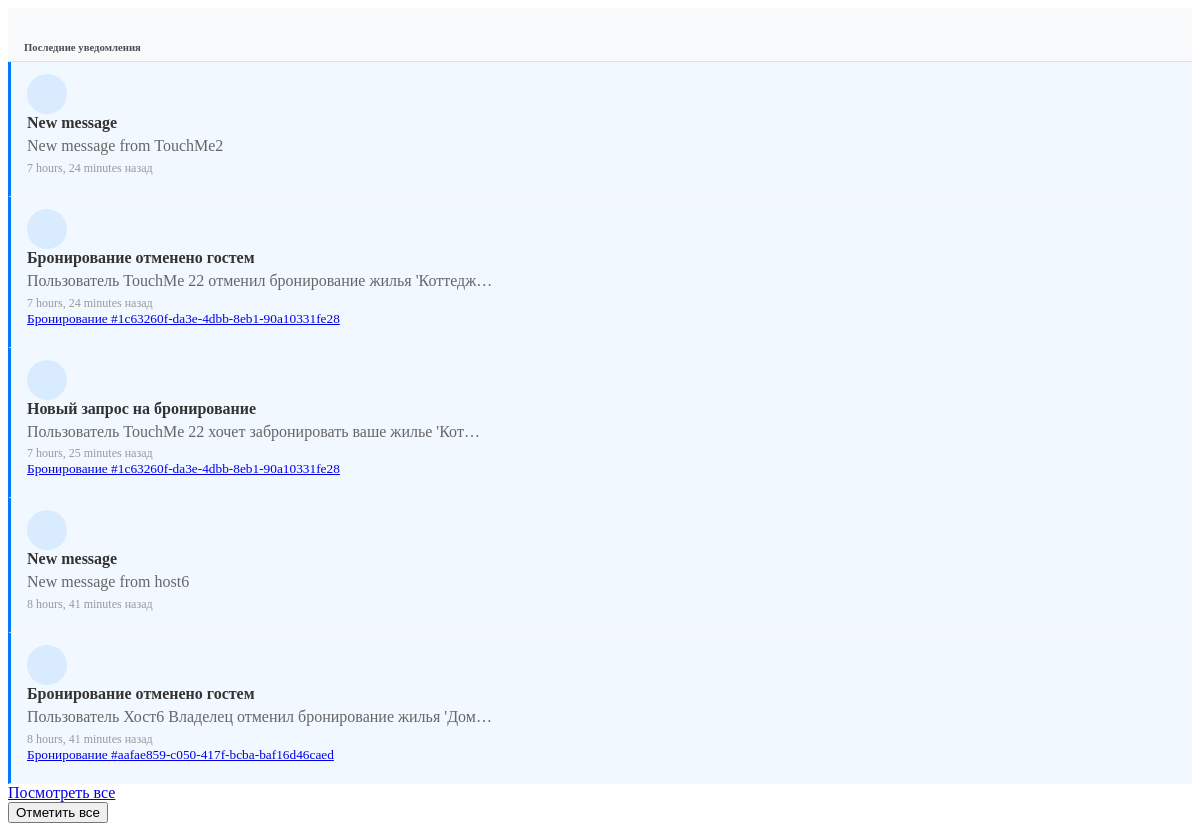
Page /notifications/api/recent/ (signed in) on the earlier database version.
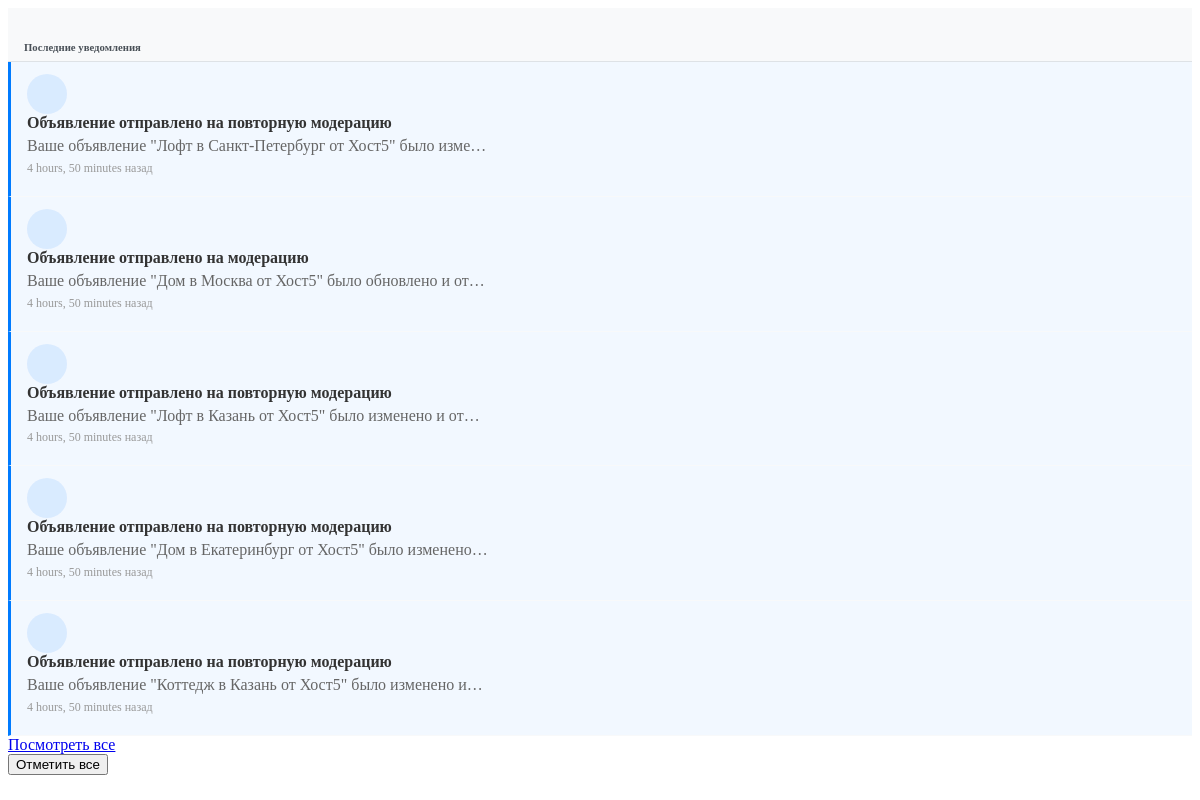
Same page on the later database version.
### notifications/models.py (models this page shows, shortened)
class Notification(models.Model):
    NOTIFICATION_TYPES = [
        ('booking_request', _('Booking Request')),
        ('booking_confirmed', _('Booking Confirmed')),
        ('booking_canceled', _('Booking Canceled')),
        ('message_received', _('Message Received')),
        ('review_received', _('Review Received')),
        ('listing_approved', _('Listing Approved')),
        ('payment_received', _('Payment Received')),
        ('system', _('System Notification')),
    ]
    user = models.ForeignKey(
        settings.AUTH_USER_MODEL,
        on_delete=models.CASCADE,
        related_name='notifications',
        verbose_name=_("User")
    )
    notification_type = models.CharField(
        _("Notification Type"),
        max_length=30,
        choices=NOTIFICATION_TYPES
    )
    title = models.CharField(_("Title"), max_length=255)
    message = models.TextField(_("Message"))
    is_read = models.BooleanField(_("Is Read"), default=False)
    booking = models.ForeignKey(
        'listings.Booking',
        on_delete=models.CASCADE,
        related_name='notifications',
        null=True,
        blank=True,
        verbose_name=_("Related Booking")
    )
    listing = models.ForeignKey(
        'listings.Listing',
        on_delete=models.CASCADE,
        related_name='notifications',
        null=True,
        blank=True,
        verbose_name=_("Related Listing")
    )
    conversation = models.ForeignKey(
        'chat.Conversation',
        on_delete=models.CASCADE,
        related_name='notifications',
        null=True,
        blank=True,
        verbose_name=_("Related Conversation")
    )
    review = models.ForeignKey(
        'listings.Review',
        on_delete=models.CASCADE,
        related_name='notifications',
        null=True,
        blank=True,
        verbose_name=_("Related Review")
    )
    created_at = models.DateTimeField(_("Created At"), auto_now_add=True)
    class Meta:
        verbose_name = _("Notification")
        verbose_name_plural = _("Notifications")
        ordering = ['-created_at']

### listings/models.py (models this page shows, shortened)
class Booking(models.Model):
    STATUS_CHOICES = [
        ('pending', _('Pending')),
        ('confirmed', _('Confirmed')),
        ('canceled', _('Canceled')),
        ('completed', _('Completed')),
    ]
    start_date = models.DateField(_("Check-in date"))
    end_date = models.DateField(_("Check-out date"))
    guests = models.PositiveSmallIntegerField(_("Number of guests"))
    status = models.CharField(_("Status"), max_length=20, choices=STATUS_CHOICES, default='pending')
    base_price = models.DecimalField(_("Base price"), max_digits=10, decimal_places=2)
    cleaning_fee = models.DecimalField(_("Cleaning fee"), max_digits=10, decimal_places=2)
    service_fee = models.DecimalField(_("Service fee"), max_digits=10, decimal_places=2)
    total_price = models.DecimalField(_("Total price"), max_digits=10, decimal_places=2)
    special_requests = models.TextField(_("Special requests"), blank=True)
    listing = models.ForeignKey(
        Listing,
        on_delete=models.CASCADE,
        related_name='bookings'
    )
    guest = models.ForeignKey(
        settings.AUTH_USER_MODEL,
        on_delete=models.CASCADE,
        related_name='bookings'
    )
    booking_reference = models.UUIDField(_("Booking reference"), default=uuid.uuid4, editable=False, unique=True)
    created_at = models.DateTimeField(_("Created at"), auto_now_add=True)
    updated_at = models.DateTimeField(_("Updated at"), auto_now=True)
    class Meta:
        verbose_name = _("Booking")
        verbose_name_plural = _("Bookings")
        ordering = ['-created_at']

### notifications/views.py (the view)
# urls.py: path('api/recent/', views.recent_notifications, name='recent_notifications'),
@login_required
def recent_notifications(request):
    notifications = request.user.notifications.filter(is_read=False).order_by('-created_at')[:5]
    return render(request, 'notifications/partials/recent_notifications.html', {
        'notifications': notifications
    })

### notifications/templatetags/notify_tags.py (called while the page is built)
@register.filter
def notification_target_url(notification):
    if notification.booking:
        return f"/listings/bookings/{notification.booking.booking_reference}/"
    elif notification.conversation:
        return f"/chat/{notification.conversation.id}/"
    elif notification.listing:
        return f"/listings/{notification.listing.id}/"
    elif notification.review:
        return f"/listings/{notification.review.listing.id}/"
    return "/notifications/"

### notifications/templates/notifications/partials/recent_notifications.html (shortened to what this page needs)
<div class="dropdown-menu-header">
    <h6 class="dropdown-header">Последние уведомления</h6>
</div>
{% if notifications %}
    {% for notification in notifications %}
    <div class="dropdown-item notification-item {% if not notification.is_read %}unread{% endif %}"
         data-notification-id="{{ notification.id }}"
         data-target-url="{% load notify_tags %}{{ notification|notification_target_url }}"
         style="cursor: pointer;">
        <div class="d-flex">
            <div class="notification-icon me-2">
            </div>
            <div class="flex-grow-1">
                <div class="notification-title small fw-bold">{{ notification.title }}</div>
                <div class="notification-message small text-muted">{{ notification.message|truncatechars:60 }}</div>
                <div class="notification-time small text-muted">{{ notification.created_at|timesince }} назад</div>
                 {% if notification.booking %}
                                <a href="{% url 'listings:booking_detail' notification.booking.booking_reference %}" class="text-decoration-none">
                                    <small class="text-muted">Бронирование #{{ notification.booking.booking_reference|slice:":8" }}</small>
                                </a>
                            {% elif notification.listing %}
                                <a href="{% url 'listings:listing_detail' notification.listing.id %}" class="text-decoration-none">
                                    <small class="text-muted">{{ notification.listing.title }}</small>
                                </a>
                            {% endif %}
            </div>
            {% if not notification.is_read %}
                <div class="notification-dot">
                    <span class="badge bg-primary rounded-pill">&nbsp;</span>
                </div>
            {% endif %}
        </div>
    </div>
    {% endfor %}
    <div class="dropdown-item text-center">
        <a href="{% url 'notifications:notification_list' %}" class="btn btn-sm btn-outline-primary">Посмотреть все</a>
    </div>
    <div class="dropdown-item text-center">
        <button class="btn btn-sm btn-outline-secondary" onclick="markAllNotificationsRead()">Отметить все</button>
    </div>
{% else %}
    <div class="empty-notifications">
        <i class="fas fa-bell-slash fa-2x"></i>
        <p class="mb-0">Нет уведомлений</p>
    </div>
{% endif %}

Differences in the rows shown:
no longer on this page (row unchanged): Notification: title "New message", message "New message from TouchMe2", created_at "7 hours, 24 minutes"
no longer on this page (row unchanged): Notification: title "Бронирование отменено гостем", message "Пользователь TouchMe 22 отменил бронирование жилья 'Коттедж…", created_at "7 hours, 24 minutes", booking.booking_reference "1c63260f-da3e-4dbb-8eb1-90a10331fe28"
no longer on this page (row unchanged): Notification: title "Новый запрос на бронирование", message "Пользователь TouchMe 22 хочет забронировать ваше жилье 'Кот…", created_at "7 hours, 25 minutes", booking.booking_reference "1c63260f-da3e-4dbb-8eb1-90a10331fe28"
no longer on this page (row unchanged): Notification: title "New message", message "New message from host6", created_at "8 hours, 41 minutes"
no longer on this page (row unchanged): Notification: title "Бронирование отменено гостем", message "Пользователь Хост6 Владелец отменил бронирование жилья 'Дом…", created_at "8 hours, 41 minutes", booking.booking_reference "aafae859-c050-417f-bcba-baf16d46caed"
added Notification: title "Объявление отправлено на повторную модерацию", message "Ваше объявление \"Лофт в Санкт-Петербург от Хост5\" было изме…", created_at "4 hours, 50 minutes"
added Notification: title "Объявление отправлено на модерацию", message "Ваше объявление \"Дом в Москва от Хост5\" было обновлено и от…", created_at "4 hours, 50 minutes"
added Notification: title "Объявление отправлено на повторную модерацию", message "Ваше объявление \"Лофт в Казань от Хост5\" было изменено и от…", created_at "4 hours, 50 minutes"
added Notification: title "Объявление отправлено на повторную модерацию", message "Ваше объявление \"Дом в Екатеринбург от Хост5\" было изменено…", created_at "4 hours, 50 minutes"
added Notification: title "Объявление отправлено на повторную модерацию", message "Ваше объявление \"Коттедж в Казань от Хост5\" было изменено и…", created_at "4 hours, 50 minutes"
